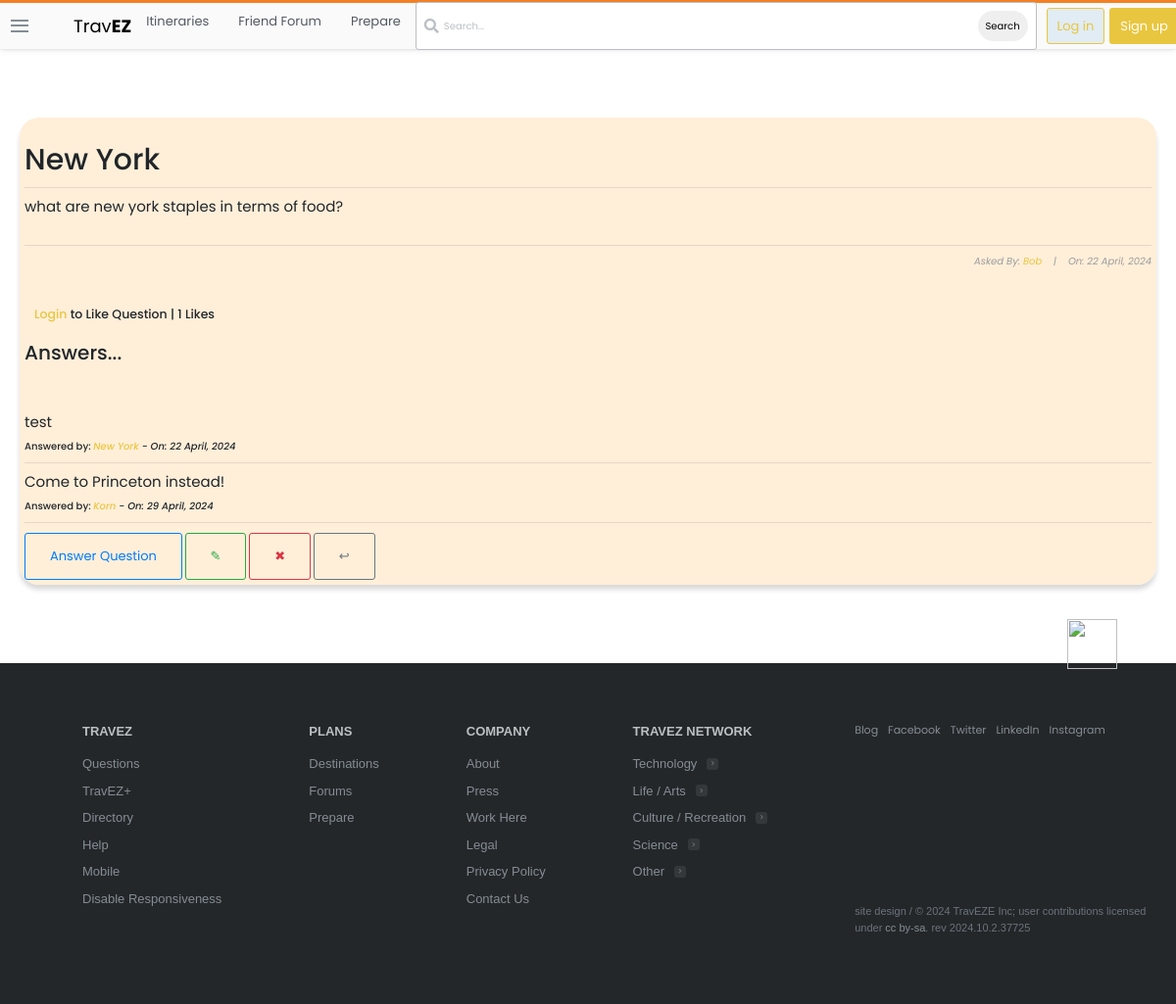
The page /questions/1/ on the database its author committed.
### prepare/models.py (models this page shows, shortened)
class Question(models.Model):
    user = models.ForeignKey(User, on_delete=models.CASCADE)
    title = models.CharField(max_length=10000)
    content = RichTextField()
    likes = models.ManyToManyField(User, related_name='question_post')
    date_created = models.DateTimeField(default=timezone.now)
    def total_likes(self):
        return self.likes.count()

class Comment(models.Model):
    question = models.ForeignKey(Question, related_name="comment", on_delete=models.CASCADE)
    name = models.CharField(max_length=1000)
    content = RichTextField()
    date_created = models.DateTimeField(default=timezone.now)

### prepare/views.py (the view)
# urls.py: path('questions/<int:pk>/', views.QuestionDetailView.as_view(), name="question-detail"),
class QuestionDetailView(DetailView):
    model = Question
    def get_context_data(self, *args, **kwargs):
        context = super(QuestionDetailView, self).get_context_data()
        something = get_object_or_404(Question, id=self.kwargs['pk'])
        total_likes = something.total_likes()
        liked = False
        if something.likes.filter(id=self.request.user.id).exists():
            liked = True
        context['total_likes'] = total_likes
        context['liked'] = liked
        return context

### templates/prepare/question_detail.html (shortened to what this page needs)
{% extends 'base.html' %}
{% block content %}
<!DOCTYPE html>
<html lang="en">
<head>
</head>
<body>
    <div class="container">
        <div class="list-question">
            <div class="questions">
                <div class="container" style="background-color: rgba(255, 235, 209, 0.808); padding: 5px; box-shadow: rgba(0, 0, 0, 0.15) 0px 5px 5px 0px; border-radius: 20px;" >
                    <h3 id="fh3">{{question.title}}</h3>
                    <hr>
                    <h6 id="fh6">{{ question.content|safe }}</h6>
                    <hr>
                    <h6 id="fh6" style="font-size: 10px; font-style: italic; color: rgb(155, 155, 155); text-align: right;">Asked By: <a href="{% url 'profile' %}">{{ object.user|title }}</a>&nbsp;&nbsp;&nbsp; |&nbsp;&nbsp;&nbsp; On: {{ object.date_created|date:"j F, Y" }}</h6>
                    <br>
                        <form action="{% url 'prepare:like_post' object.pk %}" method="POST">
                            {% if user.is_authenticated %}
                                {% if liked %}
                                    <div style="display: flex; align-items: center; margin-left: 10px;">
                                        <button type="submit" name="question_id" value="{{ question.id }}" style="border: none; border-radius: 60px;"><img src="https://image.similarpng.com/very-thumbnail/2020/06/Dislike-icon-transparent-PNG.png" alt="" style="width: 40px;"></button> <h5 style="margin-left: 10px; cursor: pointer;"> |  {{ total_likes }} Likes</h5>
                                    </div>
                                {% else %}
                                    <div style="display: flex; align-items: center; margin-left: 10px;">
                                        <button type="submit" name="question_id" value="{{ question.id }}" style="border: none; border-radius: 30px;"><img src="https://i.pinimg.com/originals/39/44/6c/39446caa52f53369b92bc97253d2b2f1.png" alt="" style="width: 40px;"></button> <h5 style="margin-left: 10px; cursor: pointer;"> |  {{ total_likes }} Likes</h5>
                                    </div>
                                {% endif %}
                            {% else %}
                                <h5 style="margin-left: 10px; cursor: pointer;"><a href="{% url 'login' %}">Login</a> to Like Question |  {{ total_likes }} Likes</h5>
                            {% endif %}
                        </form>
                    <br>
                    <h2>Answers...</h2> <br><br><br>
                    {% if not question.comment.all %}
                        <h3>No Answers yet... <a href="">Answer Question</a> </h3>
                    {% else %}
                        {% for comment in question.comment.all %}
                            <h3 style="font-weight: normal; font-size: 15px;">{{comment.content|safe}}</h3>
                            <h3 style="font-size: 10px;">Answered by: <i><a href="">{{comment.name}}</a> - On: {{comment.date_created|date:"j F, Y"}}</i></h3>
                            <hr>
                        {% endfor %}
                    {% endif %}
                    <a class="btn btn-outline-primary" id="fa" href="{% url 'prepare:question-comment' question.id %}" style="text-decoration: none;">Answer Question</a>
                    <a style="text-decoration: none; " class="btn btn-outline-success" href="{% url 'prepare:question-update' question.id %}">&#x270E;</a>
                    <a style="text-decoration: none; " class="btn btn-outline-danger" href="{% url 'prepare:question-delete' question.id %}">&#x2716;</a>
                    <a style="text-decoration: none; " class="btn btn-outline-secondary" href="{% url 'prepare:question-lists' %}">&#x21a9;</a>
                </div> <br><br>
                </div> <br>
            </div>
        </div>
        <br>
</body>
</html>
{% endblock content %}

### templates/base.html (shortened to what this page needs)
{% load static %}
<!doctype html>
<html lang="en">
<head>
    <link rel="stylesheet" href="https://cdnjs.cloudflare.com/ajax/libs/font-awesome/5.14.0/css/all.min.css" />
    <link rel="stylesheet" href="https://maxcdn.bootstrapcdn.com/bootstrap/4.0.0/css/bootstrap.min.css">
    <link rel="stylesheet" href="{% static 'main.css' %}">
</head>
<body>
<header>
<div class="nav-container">
    <nav>
        <div class="nav-brand">
            <div class="hamburger-menu-container">
                <div class="hamburger-menu">
                    <div class="line"></div>
                    <div class="line"></div>
                    <div class="line"></div>
                </div>
            </div>
            <a href="" class="nav-icon">
                <a href="{% url 'stackbase:home' %}" style="text-decoration: none; color: black;"><div class="nav-icon-text">Trav<span class="nav-bold-text">EZ</span></a>
                </div>
        </div>
        <div class="nav-base-links">
            <ul>
                <li><a href="{% url 'itineraries:itinerary_list' %}">Itineraries</a></li>
                <li><a href="{% url 'forum:rankings_home' %}">Friend Forum</a></li>
                <li><a href="{% url 'prepare:prepare_home' %}">Prepare</a></li>
            </ul>
        </div>
        <div class="nav-search">
            <div class="search-container">
                <i class="fas fa-search"></i>
                <form action="" method="GET">
                    <input type="text" id="" name="search-area" placeholder="Search...">
                    <button type="submit" style="margin-left: 340px; border-radius: 25px; border: none; padding: 8px;">Search</button>
                </form>
            </div>
        </div>
        <div class="nav-right-buttons">
            {% if user.is_authenticated %}
                <a href="{% url 'login' %}" class="btn btn-login">Profile</a>
                <a href="{% url 'logout' %}" class="btn btn-register">Logout</a>
            {% else %}
                <a href="{% url 'login' %}" class="btn btn-login">Log in</a>
                <a href="{% url 'register' %}" class="btn btn-register">Sign up</a>
            {% endif %}
        </div>
</header>
{% block content %}
{% endblock content %}
<footer class="footer">
    <img src="https://cdn.sstatic.net/Img/home/robot.svg?v=dfa16a330cbd" alt="" class="footer-robot-img">
<div class="container">
    <div class="footer-content">
        <div class="footer-icon">
        </div>
        <div class="footer-nav">
            <div class="footer-nav-col">
                <div class="footer-links-title"><a href="#">TravEZ</a></div>
                <ul class="footer-links">
                    <li class="footer-link-item"><a href="#" class="footer-link">Questions</a></li>
                    <li class="footer-link-item"><a href="#" class="footer-link">TravEZ+</a></li>
                    <li class="footer-link-item"><a href="#" class="footer-link">Directory</a></li>
                    <li class="footer-link-item"><a href="#" class="footer-link">Help</a></li>
                    <li class="footer-link-item"><a href="#" class="footer-link">Mobile</a></li>
                    <li class="footer-link-item"><a href="#" class="footer-link">Disable Responsiveness</a></li>
                </ul>
            </div>
            <div class="footer-nav-col">
                <div class="footer-links-title"><a href="#">Plans</a></div>
                <ul class="footer-links">
                    <li class="footer-link-item"><a href="#" class="footer-link">Destinations</a></li>
                    <li class="footer-link-item"><a href="#" class="footer-link">Forums</a></li>
                    <li class="footer-link-item"><a href="{% url 'prepare:prepare_home' %}" class="footer-link">Prepare</a></li>
                </ul>
            </div>
            <div class="footer-nav-col">
                <div class="footer-links-title"><a href="#">Company</a></div>
                <ul class="footer-links">
                    <li class="footer-link-item"><a href="#" class="footer-link">About</a></li>
                    <li class="footer-link-item"><a href="#" class="footer-link">Press</a></li>
                    <li class="footer-link-item"><a href="#" class="footer-link">Work Here</a></li>
                    <li class="footer-link-item"><a href="#" class="footer-link">Legal</a></li>
                    <li class="footer-link-item"><a href="#" class="footer-link">Privacy Policy</a></li>
                    <li class="footer-link-item"><a href="#" class="footer-link">Contact Us</a></li>
                </ul>
            </div>
            <div class="footer-nav-col">
                <div class="footer-links-title"><a href="#">TravEZ Network</a></div>
                <ul class="footer-links">
                    <li class="footer-link-item">
                        <a href="#" class="footer-link">Technology</a>
                        <div class="footer-arrow-icon">
                            <i class="fas fa-chevron-right"></i>
                        </div>
                    </li>
                    <li class="footer-link-item">
                        <a href="#" class="footer-link">Life / Arts</a>
                        <div class="footer-arrow-icon">
                            <i class="fas fa-chevron-right"></i>
                        </div></li>
                    <li class="footer-link-item">
                        <a href="#" class="footer-link">Culture / Recreation</a>
                        <div class="footer-arrow-icon">
                            <i class="fas fa-chevron-right"></i>
                        </div>
                    </li>
                    <li class="footer-link-item">
                        <a href="#" class="footer-link">Science</a>
                        <div class="footer-arrow-icon">
                            <i class="fas fa-chevron-right"></i>
                        </div>
                    </li>
                    <li class="footer-link-item">
                        <a href="#" class="footer-link">Other</a>
                        <div class="footer-arrow-icon">
                            <i class="fas fa-chevron-right"></i>
                        </div>
                    </li>
                </ul>
            </div>
        </div>
        <div class="footer-another-links">
            <div class="social-media">
                <ul>
                    <li>
                        <a href="#">Blog</a>
                    </li>
                    <li>
                        <a href="#">Facebook</a>
                    </li>
                    <li>
                        <a href="#">Twitter</a>
                    </li>
                    <li>
                        <a href="#">LinkedIn</a>
                    </li>
                    <li>
                        <a href="#">Instagram</a>
                    </li>
                </ul>
            </div>
            <div class="copyright">
                <p>site design / © 2024 TravEZE Inc; user contributions licensed under <a href="https://stackoverflow.com/help/licensing">cc by-sa</a>. rev 2024.10.2.37725</p>
            </div>
        </div>
    </div>
</div>
</footer>
</body>
</html>

### templates/prepare/question_detail.html (style rules this page uses)
body { margin-top: 100px; font-family: 'Poppins', sans-serif; }
#fh3 { text-align: center; font-size: 30px; padding-top: 20px; text-align: left; }
#fh6 { text-align: left; font-size: 15px; padding-bottom: 20px; font-weight: normal; }

### rows shown on the page
Question: title "New York", content "what are new york staples in terms of food?", user "Bob", date_created "22 April, 2024"
Comment: content "test", name "New York", date_created "22 April, 2024"
Comment: content "Come to Princeton instead!", name "Korn", date_created "29 April, 2024"

### other values the page prints
{{ total_likes }} "1"
